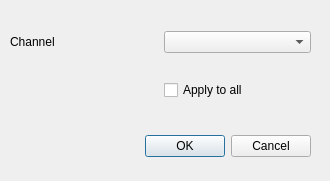
<?xml version="1.0" encoding="UTF-8"?>
<ui version="4.0">
 <class>Dialog</class>
 <widget class="QDialog" name="Dialog">
  <property name="geometry">
   <rect>
    <x>0</x>
    <y>0</y>
    <width>330</width>
    <height>181</height>
   </rect>
  </property>
  <property name="windowTitle">
   <string>Remove mean</string>
  </property>
  <widget class="QDialogButtonBox" name="buttonBox">
   <property name="geometry">
    <rect>
     <x>-30</x>
     <y>130</y>
     <width>341</width>
     <height>32</height>
    </rect>
   </property>
   <property name="orientation">
    <enum>Qt::Horizontal</enum>
   </property>
   <property name="standardButtons">
    <set>QDialogButtonBox::Cancel|QDialogButtonBox::Ok</set>
   </property>
  </widget>
  <widget class="QWidget" name="gridLayoutWidget">
   <property name="geometry">
    <rect>
     <x>10</x>
     <y>10</y>
     <width>301</width>
     <height>111</height>
    </rect>
   </property>
   <layout class="QGridLayout" name="gridLayout">
    <item row="0" column="0">
     <widget class="QLabel" name="label">
      <property name="text">
       <string>Channel</string>
      </property>
     </widget>
    </item>
    <item row="0" column="1">
     <widget class="QComboBox" name="comboBox"/>
    </item>
    <item row="1" column="1">
     <widget class="QCheckBox" name="checkBox">
      <property name="text">
       <string>Apply to all</string>
      </property>
     </widget>
    </item>
   </layout>
  </widget>
 </widget>
 <resources/>
 <connections>
  <connection>
   <sender>buttonBox</sender>
   <signal>accepted()</signal>
   <receiver>Dialog</receiver>
   <slot>accept()</slot>
   <hints>
    <hint type="sourcelabel">
     <x>248</x>
     <y>254</y>
    </hint>
    <hint type="destinationlabel">
     <x>157</x>
     <y>274</y>
    </hint>
   </hints>
  </connection>
  <connection>
   <sender>buttonBox</sender>
   <signal>rejected()</signal>
   <receiver>Dialog</receiver>
   <slot>reject()</slot>
   <hints>
    <hint type="sourcelabel">
     <x>316</x>
     <y>260</y>
    </hint>
    <hint type="destinationlabel">
     <x>286</x>
     <y>274</y>
    </hint>
   </hints>
  </connection>
 </connections>
</ui>
